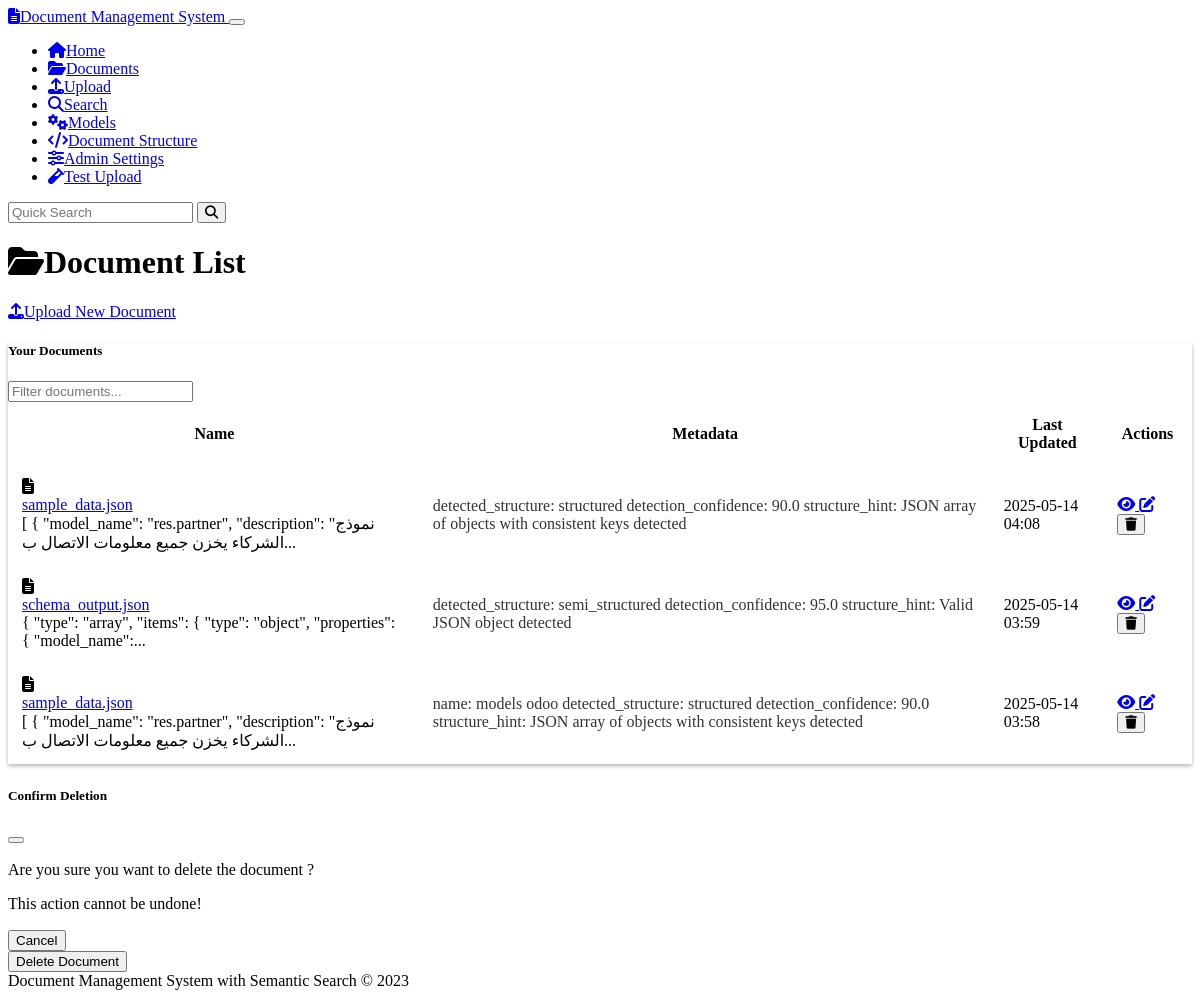
Screenshot of /documents with the database file from the repository.
### models.py (models this page shows, shortened)
class Document(db.Model):
    id = db.Column(db.String(36), primary_key=True, default=lambda: str(uuid.uuid4()))
    name = db.Column(db.String(255), nullable=False)
    content = db.Column(db.Text, nullable=False)
    mime_type = db.Column(db.String(100), nullable=False)
    created_at = db.Column(db.DateTime, default=datetime.datetime.utcnow)
    updated_at = db.Column(db.DateTime, default=datetime.datetime.utcnow, onupdate=datetime.datetime.utcnow)
    chunks = db.relationship('Chunk', backref='document', cascade='all, delete-orphan')
    doc_metadata = db.relationship('Metadata', backref='document', cascade='all, delete-orphan')

class Metadata(db.Model):
    id = db.Column(db.String(36), primary_key=True, default=lambda: str(uuid.uuid4()))
    document_id = db.Column(db.String(36), db.ForeignKey('document.id'), nullable=False)
    key = db.Column(db.String(100), nullable=False)
    value = db.Column(db.String(255), nullable=False)

### routes.py (the view)
@app.route('/documents')
def document_list():
    documents = Document.query.order_by(Document.updated_at.desc()).all()
    documents_with_metadata = []
    for doc in documents:
        doc_metadata = Metadata.query.filter_by(document_id=doc.id).all()
        documents_with_metadata.append({
            'document': doc,
            'metadata': doc_metadata
        })
    return render_template('document_list.html', documents=documents_with_metadata)

### templates/document_list.html (shortened to what this page needs)
{% extends 'base.html' %}
{% block content %}
<div class="row mb-4">
    <div class="col-md-6">
        <h1><i class="fas fa-folder-open me-2"></i>Document List</h1>
    </div>
    <div class="col-md-6 text-md-end">
        <a href="{{ url_for('upload') }}" class="btn btn-primary">
            <i class="fas fa-upload me-1"></i>Upload New Document
        </a>
    </div>
</div>
{% if documents %}
    <div class="row mb-4">
        <div class="col-12">
            <div class="card">
                <div class="card-header">
                    <div class="row align-items-center">
                        <div class="col-md-6">
                            <h5 class="mb-0">Your Documents</h5>
                        </div>
                        <div class="col-md-6">
                            <input type="text" id="document-search" class="form-control" placeholder="Filter documents...">
                        </div>
                    </div>
                </div>
                <div class="table-responsive">
                    <table class="table table-hover align-middle mb-0">
                        <thead>
                            <tr>
                                <th>Name</th>
                                <th>Metadata</th>
                                <th>Last Updated</th>
                                <th class="text-center">Actions</th>
                            </tr>
                        </thead>
                        <tbody>
                            {% for doc_item in documents %}
                                <tr class="document-row">
                                    <td>
                                        <div class="d-flex align-items-center">
                                            <i class="fas fa-file-alt text-muted me-2"></i>
                                            <div>
                                                <a href="{{ url_for('document_view', document_id=doc_item.document.id) }}" class="text-decoration-none">
                                                    {{ doc_item.document.name }}
                                                </a>
                                                <div class="small text-muted">
                                                    {{ (doc_item.document.content[:100] + '...') if doc_item.document.content|length > 100 else doc_item.document.content }}
                                                </div>
                                            </div>
                                        </div>
                                    </td>
                                    <td>
                                        {% if doc_item.metadata %}
                                            {% for meta in doc_item.metadata %}
                                                <span class="badge bg-secondary me-1">
                                                    {{ meta.key }}: {{ meta.value }}
                                                </span>
                                            {% endfor %}
                                        {% else %}
                                            <span class="text-muted">No metadata</span>
                                        {% endif %}
                                    </td>
                                    <td>{{ doc_item.document.updated_at.strftime('%Y-%m-%d %H:%M') }}</td>
                                    <td>
                                        <div class="btn-group">
                                            <a href="{{ url_for('document_view', document_id=doc_item.document.id) }}"
                                               class="btn btn-sm btn-outline-info" title="View Document">
                                                <i class="fas fa-eye"></i>
                                            </a>
                                            <a href="{{ url_for('document_edit', document_id=doc_item.document.id) }}"
                                               class="btn btn-sm btn-outline-warning" title="Edit Document">
                                                <i class="fas fa-edit"></i>
                                            </a>
                                            <button type="button" class="btn btn-sm btn-outline-danger delete-document"
                                                    data-document-id="{{ doc_item.document.id }}"
                                                    data-document-name="{{ doc_item.document.name }}"
                                                    title="Delete Document">
                                                <i class="fas fa-trash"></i>
                                            </button>
                                        </div>
                                    </td>
                                </tr>
                            {% endfor %}
                        </tbody>
                    </table>
                </div>
            </div>
        </div>
    </div>
{% else %}
    <div class="alert alert-info">
        <i class="fas fa-info-circle me-2"></i>No documents found. <a href="{{ url_for('upload') }}">Upload your first document</a>!
    </div>
{% endif %}
<div class="modal fade" id="deleteDocumentModal" tabindex="-1" aria-labelledby="deleteDocumentModalLabel" aria-hidden="true">
    <div class="modal-dialog">
        <div class="modal-content">
            <div class="modal-header">
                <h5 class="modal-title" id="deleteDocumentModalLabel">Confirm Deletion</h5>
                <button type="button" class="btn-close" data-bs-dismiss="modal" aria-label="Close"></button>
            </div>
            <div class="modal-body">
                <p>Are you sure you want to delete the document <strong id="delete-document-name"></strong>?</p>
                <p class="text-danger">This action cannot be undone!</p>
            </div>
            <div class="modal-footer">
                <button type="button" class="btn btn-secondary" data-bs-dismiss="modal">Cancel</button>
                <form id="delete-document-form" method="post">
                    <button type="submit" class="btn btn-danger">Delete Document</button>
                </form>
            </div>
        </div>
    </div>
</div>
{% endblock %}

### static/css/custom.css (style rules this page uses)
body { min-height: 100vh; display: flex; flex-direction: column; }
.badge.bg-secondary { opacity: 0.8; }
.card { box-shadow: 0 0.125rem 0.25rem rgba(0, 0, 0, 0.3); margin-bottom: 1.5rem; }
.card-header { font-weight: 500; }
.btn { font-weight: 500; }
.btn-primary { background-color: var(--bs-primary); border-color: var(--bs-primary); }
.table > :not(caption) > * > * { padding: 0.75rem; }
.modal-header { border-bottom: 1px solid rgba(255, 255, 255, 0.1); }
.modal-footer { border-top: 1px solid rgba(255, 255, 255, 0.1); }

### rows the page displays
Document: document.name "sample_data.json", content "[ { \"model_name\": \"res.partner\", \"description\": \"نموذج الشركاء يخزن جميع معلومات الاتصال ب...", document.updated_at "2025-05-14 04:08"
Metadata: key "detected_structure", value "structured"
Metadata: key "detection_confidence", value "90.0"
Metadata: key "structure_hint", value "JSON array of objects with consistent keys detected"
Document: document.name "schema_output.json", content "{ \"type\": \"array\", \"items\": { \"type\": \"object\", \"properties\": { \"model_name\":...", document.updated_at "2025-05-14 03:59"
Metadata: key "detected_structure", value "semi_structured"
Metadata: key "detection_confidence", value "95.0"
Metadata: key "structure_hint", value "Valid JSON object detected"
Document: document.name "sample_data.json", content "[ { \"model_name\": \"res.partner\", \"description\": \"نموذج الشركاء يخزن جميع معلومات الاتصال ب...", document.updated_at "2025-05-14 03:58"
Metadata: key "name", value "models odoo"
Metadata: key "detected_structure", value "structured"
Metadata: key "detection_confidence", value "90.0"
Metadata: key "structure_hint", value "JSON array of objects with consistent keys detected"
